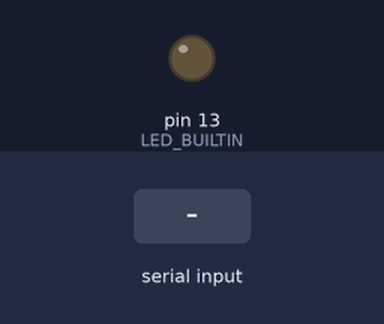
A program run on a simulated Arduino Uno, built with avr-gcc and run on an emulated ATmega328P. Parts: output pins drawn as LEDs (lit = HIGH). Inputs (shaded band) come from the test bench.

Above: at 1.2 s.
1.3 s: "1" received over Serial
At 2.5 s:
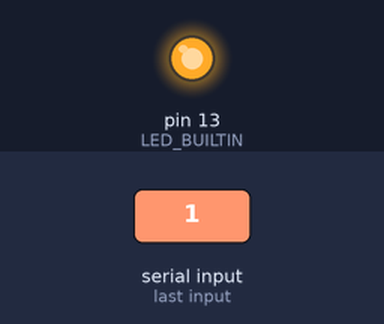
2.8 s: "0" received over Serial
At 3.6 s:
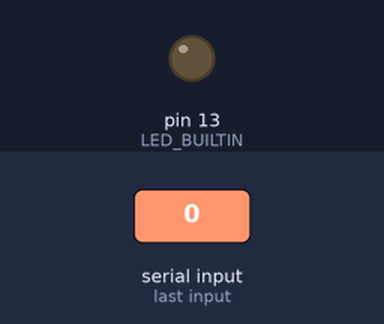
Timing chart, 0 to 5.8 s (numbered marks = the images above; inputs shaded):
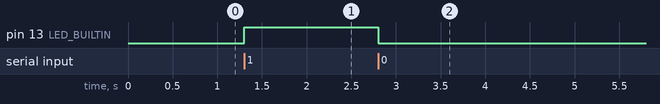

Measured:
- after the input at 1.3 s, pin 13 (LED_BUILTIN): LOW → HIGH at once
- after the input at 2.8 s, pin 13 (LED_BUILTIN): HIGH → LOW at once

The program:

main.cpp
```cpp
// Write a program that allows the user to control the LED connected to pin 13
// of the Arduino.

// When the program started, the LED should be off. The user should open the serial
// monitor to communicate with the Arduino. If the user sends the character '1'
// through the serial monitor then the LED should turn on. If the user sends the
// character '0' through the serial monitor then the LED should turn off.

#include <Arduino.h>

#define LED_BUILTIN 13
char control;

void setup()
{
  pinMode(LED_BUILTIN, OUTPUT);
  Serial.begin(9600); // frequency
}

void loop()
{
  if (Serial.available() > 0) {
    control = Serial.read();
    switch (control) {
      case '0':
        digitalWrite(LED_BUILTIN, LOW);
        break;
      case '1':
        digitalWrite(LED_BUILTIN, HIGH);
        break;
    }
  }
}
```
